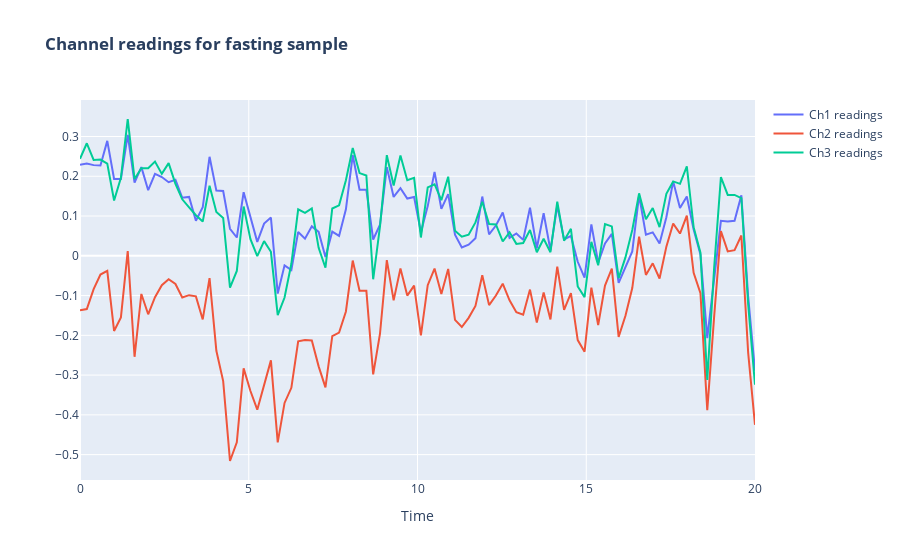
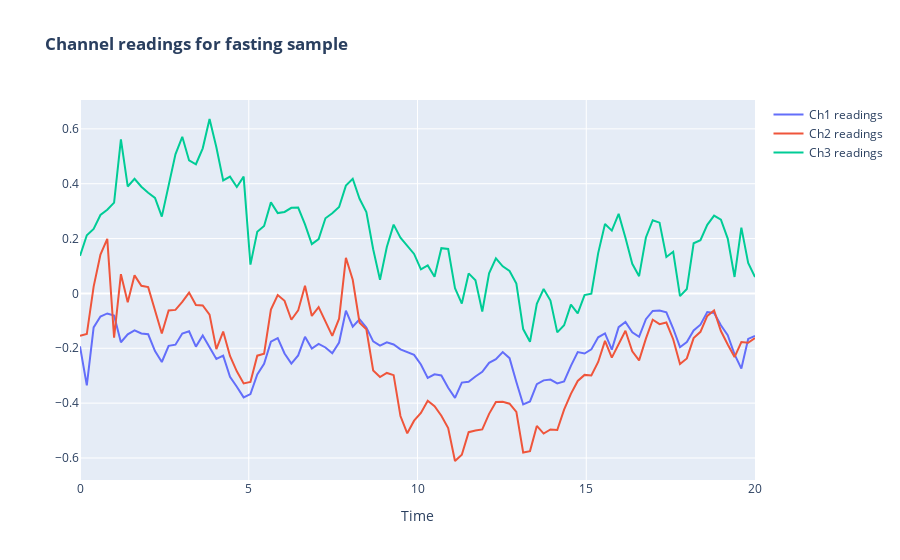
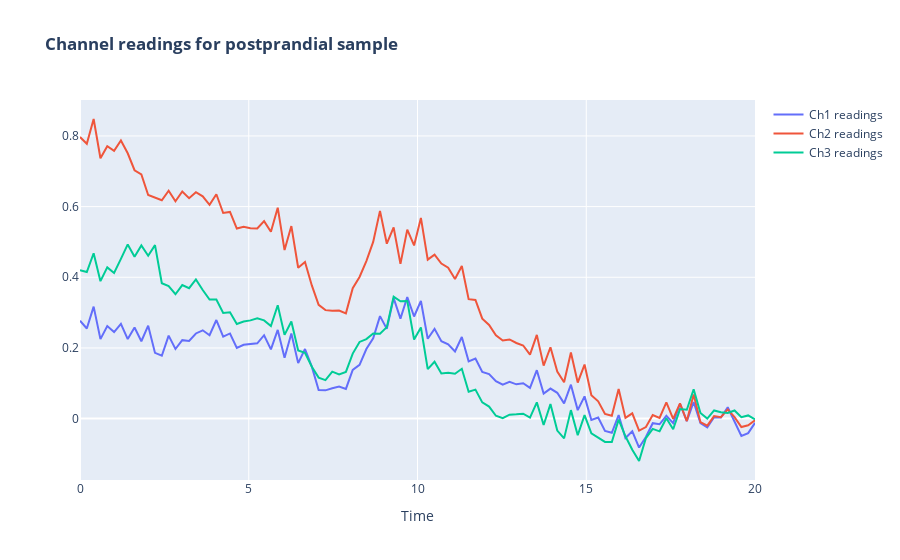
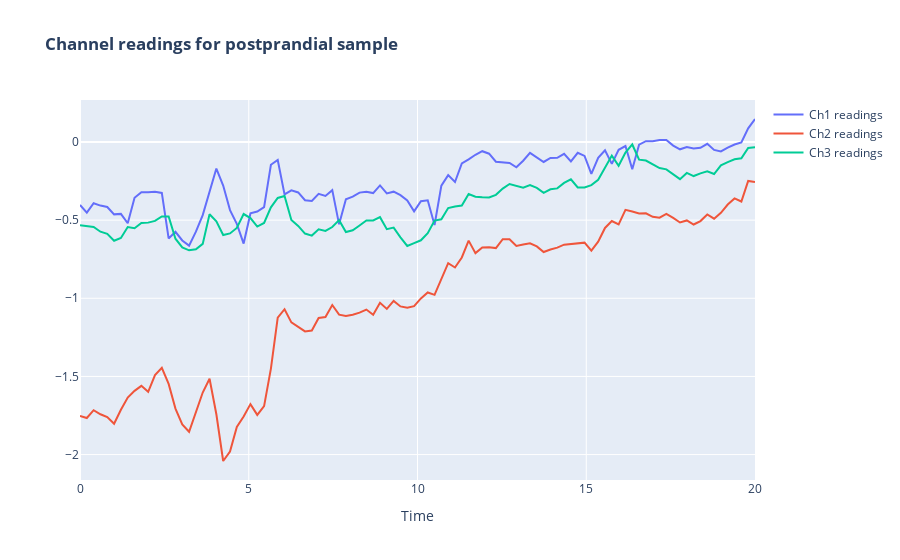

Notebook code for these charts, in order:
### Code cell
def plot_random_samples(dataset,n_samples=5,seed=50):
    if n_samples > len(dataset):
        raise ValueError(f'Number of sample exceeds dataset size. Please enter a number less than or equal {len(dataset)}.')
    np.random.seed(seed)
    samples_index = np.random.randint(0, 20, size=n_samples)

    for index in samples_index:
        plot_chs_readings(dataset[index])


plot_random_samples(records_data)
